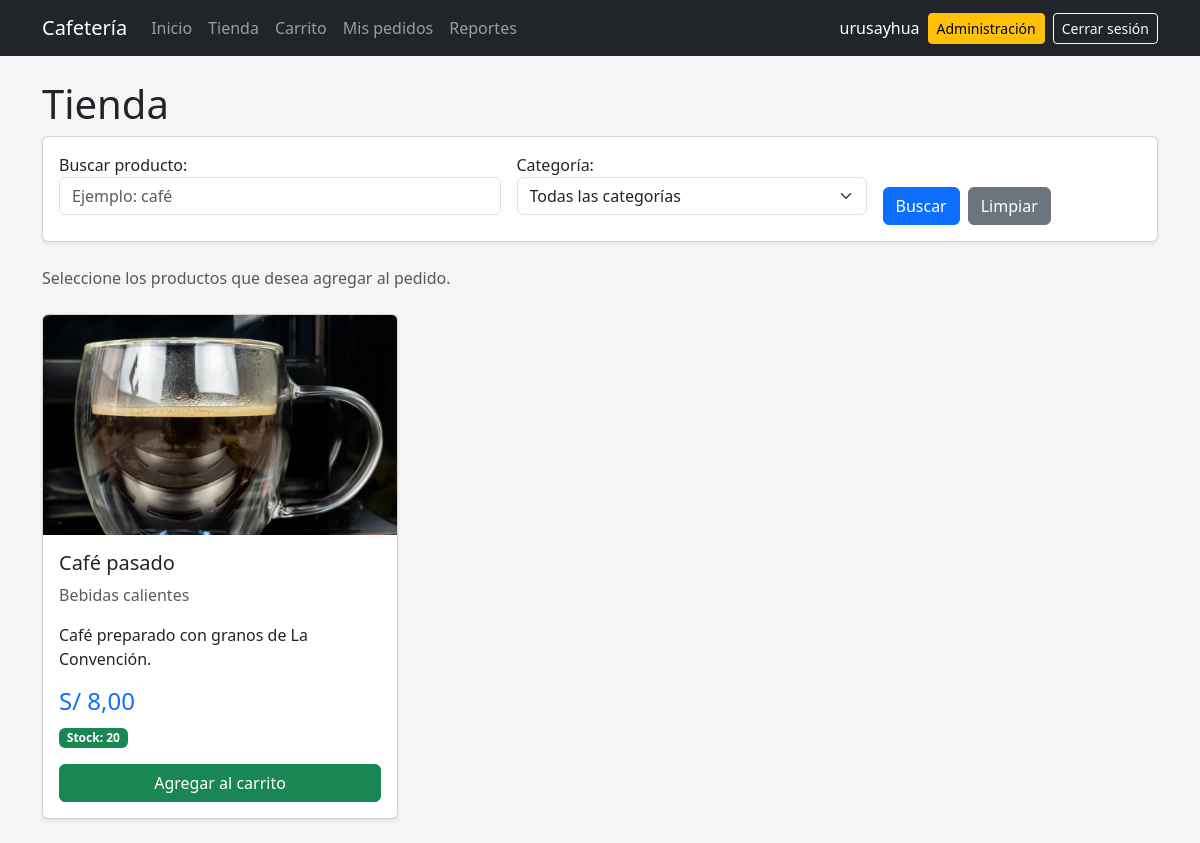
The app's page /tienda/ (signed in), older data.
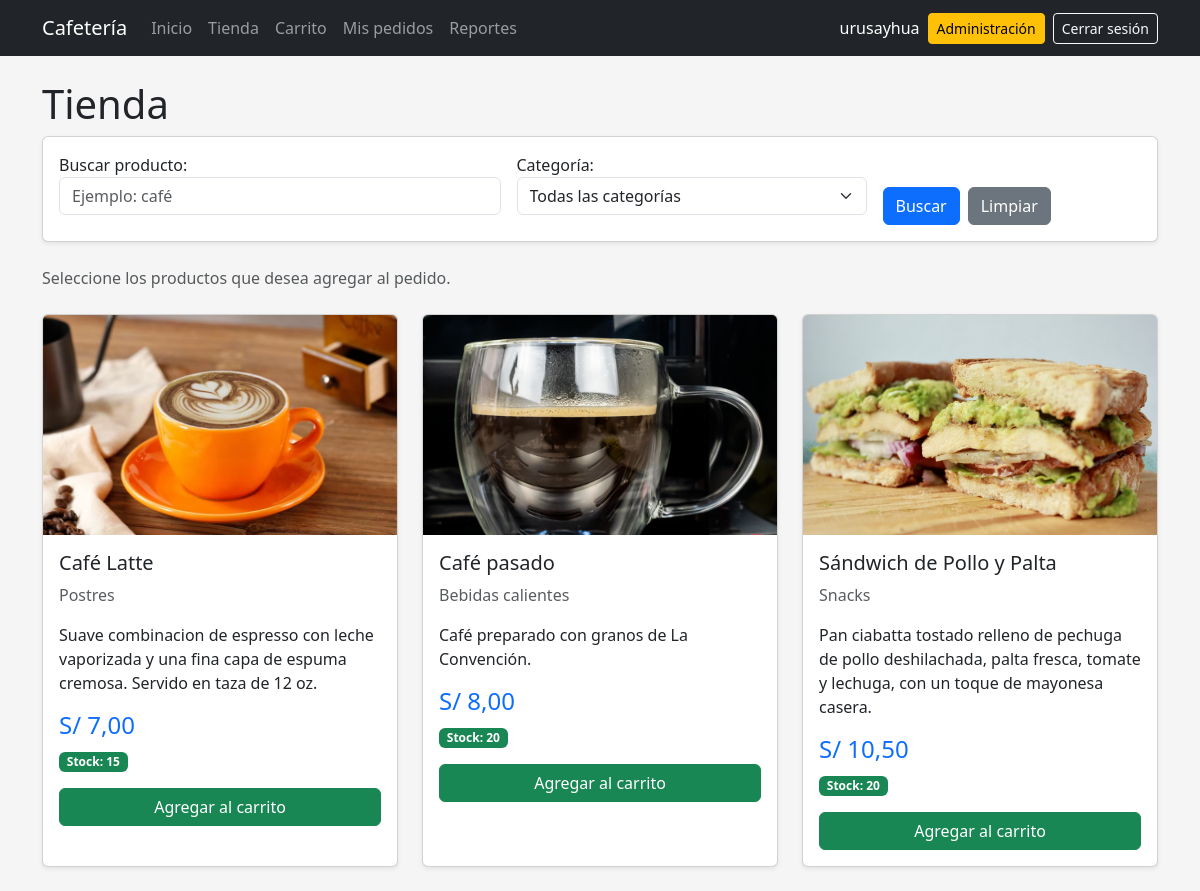
The same page, newer data.
### pedidos/models.py (models this page shows, shortened)
class Producto(models.Model):
    nombre = models.CharField(max_length=100)
    descripcion = models.TextField(blank=True)
    categoria = models.ForeignKey(
        Categoria,
        on_delete=models.SET_NULL,
        null=True,
        blank=True,
        related_name="productos",
    )
    precio = models.DecimalField(
        max_digits=8,
        decimal_places=2,
    )
    stock = models.PositiveIntegerField(default=0)
    imagen = models.ImageField(
        upload_to="productos/",
        blank=True,
    )
    activo = models.BooleanField(default=True)
    class Meta:
        ordering = ["nombre"]

class Categoria(models.Model):
    nombre = models.CharField(max_length=100)
    descripcion = models.TextField(blank=True)
    activo = models.BooleanField(default=True)
    def __str__(self):
        return self.nombre
    class Meta:
        verbose_name = "Categoría"
        verbose_name_plural = "Categorías"
        ordering = ["nombre"]

### pedidos/views.py (the view, shortened to what this page needs)
@login_required
def tienda(request):
    productos = (
        Producto.objects
        .filter(
            activo=True
        )
        .select_related(
            "categoria"
        )
        .order_by(
            "nombre"
        )
    )
    form = ProductoFiltroForm(
        request.GET or None
    )
    return render(
        request,
        "tienda/lista.html",
        {
            "productos": productos,
            "form": form,
        },
    )

### pedidos/forms.py (shortened to what this page needs)
class ProductoFiltroForm(forms.Form):
    busqueda = forms.CharField(
        required=False,
        label="Buscar producto",
        widget=forms.TextInput(
            attrs={
                "class": "form-control",
                "placeholder": "Ejemplo: café",
            }
        ),
    )
    categoria = forms.ModelChoiceField(
        required=False,
        queryset=Categoria.objects.filter(
            activo=True
        ).order_by("nombre"),
        empty_label="Todas las categorías",
        label="Categoría",
        widget=forms.Select(
            attrs={
                "class": "form-select",
            }
        ),
    )

### pedidos/templates/tienda/lista.html (shortened to what this page needs)
{% extends "base.html" %}
{% block content %}
<div class="mb-4">
    <h1>
        Tienda
    </h1>
<div class="card mb-4 shadow-sm">
    <div class="card-body">
        <form method="get">
            <div class="row g-3 align-items-end">
                <div class="col-md-5">
                    {{ form.busqueda.label_tag }}
                    {{ form.busqueda }}
                </div>
                <div class="col-md-4">
                    {{ form.categoria.label_tag }}
                    {{ form.categoria }}
                </div>
                <div class="col-md-3">
                    <div class="d-flex gap-2">
                        <button
                            type="submit"
                            class="btn btn-primary"
                        >
                            Buscar
                        </button>
                        <a
                            href="{% url 'tienda' %}"
                            class="btn btn-secondary"
                        >
                            Limpiar
                        </a>
                    </div>
                </div>
            </div>
        </form>
    </div>
</div>
    <p class="text-muted">
        Seleccione los productos
        que desea agregar al pedido.
    </p>
</div>
<div class="row g-4">
{% for producto in productos %}
<div class="col-md-6 col-lg-4">
    <div class="card h-100 shadow-sm">
        {% if producto.imagen %}
        <img
            src="{{ producto.imagen.url }}"
            class="card-img-top producto-imagen"
            alt="{{ producto.nombre }}"
        >
        {% else %}
        <div class="producto-sin-imagen">
            Sin imagen
        </div>
        {% endif %}
        <div class="card-body">
            <h5 class="card-title">
                {{ producto.nombre }}
            </h5>
            <p class="text-muted">
                {% if producto.categoria %}
                    {{ producto.categoria.nombre }}
                {% else %}
                    Sin categoría
                {% endif %}
            </p>
            <p>
                {{ producto.descripcion }}
            </p>
            <h4 class="text-primary">
                S/ {{ producto.precio }}
            </h4>
            {% if producto.stock > 0 %}
            <p>
                <span class="badge text-bg-success">
                    Stock:
                    {{ producto.stock }}
                </span>
            </p>
            <form
                method="post"
                action="{% url 'agregar_producto' producto.id %}"
            >
                <button
                    type="submit"
                    class="btn btn-success w-100"
                >
                    Agregar al carrito
                </button>
            </form>
            {% endif %}
        </div>
    </div>
</div>
{% empty %}
<div class="col-12">
    <div class="alert alert-info">
        No existen productos disponibles.
    </div>
</div>
{% endfor %}
</div>
{% endblock %}

### pedidos/templates/base.html (shortened to what this page needs)
{% load static %}
<!DOCTYPE html>
<html lang="es">
<head>
    <link
        href="https://cdn.jsdelivr.net/npm/bootstrap@5.3.3/dist/css/bootstrap.min.css"
        rel="stylesheet"
    >
    <link
        rel="stylesheet"
        href="{% static 'css/base.css' %}"
    >
</head>
<body>
{% if user.is_authenticated %}
<nav
    class="navbar navbar-expand-lg bg-dark"
    data-bs-theme="dark"
>
    <div class="container">
        <a
            class="navbar-brand"
            href="{% url 'inicio' %}"
        >
            Cafetería
        </a>
        <div
            class="collapse navbar-collapse"
            id="menuPrincipal"
        >
            <div class="navbar-nav me-auto">
                <a
                    class="nav-link"
                    href="{% url 'inicio' %}"
                >
                    Inicio
                </a>
                <a
                    class="nav-link"
                    href="{% url 'tienda' %}"
                >
                    Tienda
                </a>
                <a
                    class="nav-link"
                    href="{% url 'ver_carrito' %}"
                >
                    Carrito
                </a>
                <a
                    class="nav-link"
                    href="{% url 'mis_pedidos' %}"
                >
                    Mis pedidos
                </a>
                {% if user.is_staff %}
                <a
                    class="nav-link"
                    href="{% url 'reportes' %}"
                >
                    Reportes
                </a>
                {% endif %}
            </div>
            <div
                class="d-flex align-items-center gap-2"
            >
                <span
                    class="navbar-text text-white"
                >
                    {{ user.username }}
                </span>
                {% if user.is_staff %}
                <a
                    href="{% url 'admin:index' %}"
                    class="btn btn-warning btn-sm"
                >
                    Administración
                </a>
                {% endif %}
                <form
                    method="post"
                    action="{% url 'logout' %}"
                    class="m-0"
                >
                    <button
                        type="submit"
                        class="btn btn-outline-light btn-sm"
                    >
                        Cerrar sesión
                    </button>
                </form>
            </div>
        </div>
    </div>
</nav>
{% endif %}
<main class="container py-4">
    {% block content %}
    {% endblock %}
</main>
</body>
</html>

### static/css/base.css (style rules this page uses)
body { background-color: #f4f4f4; }
form input, form select, form textarea { width: 100%; padding: 8px; margin-bottom: 10px; }
.navbar form { width: auto; }
.navbar form button { width: auto; }
body { background-color: #f5f5f5; }
.producto-imagen { height: 220px; object-fit: cover; }
.card { transition: transform 0.2s; }

Row changes from the older to the newer data that the page shows:
added Producto: imagen (picture), nombre "Café Latte", categoria.nombre "Postres", descripcion "Suave combinacion de espresso con leche vaporizada y una fina capa de espuma cremosa. Servido en taza de 12 oz.", precio "7,00", stock "15"
added Producto: imagen (picture), nombre "Sándwich de Pollo y Palta", categoria.nombre "Snacks", descripcion "Pan ciabatta tostado relleno de pechuga de pollo deshilachada, palta fresca, tomate y lechuga, con un toque de mayonesa casera.", precio "10,50", stock "20"
